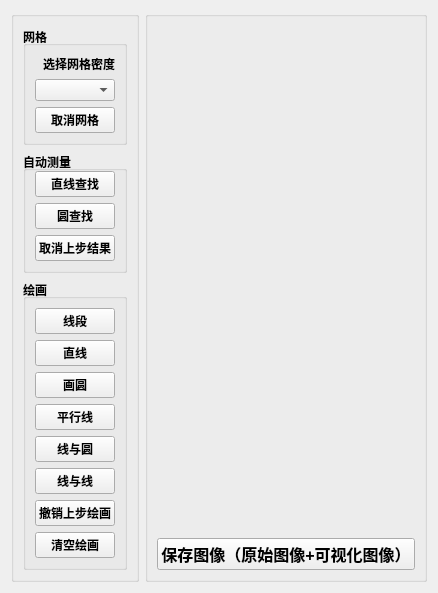
      <widget class="QWidget" name="tabFrontView">
       <attribute name="title">
        <string>对向视图</string>
       </attribute>
       <layout class="QHBoxLayout" name="horizontalLayout_21">
        <item>
         <widget class="QGroupBox" name="groupBox_19">
          <property name="font">
           <font>
            <pointsize>12</pointsize>
            <weight>75</weight>
            <bold>true</bold>
           </font>
          </property>
          <property name="acceptDrops">
           <bool>false</bool>
          </property>
          <property name="title">
           <string/>
          </property>
          <property name="flat">
           <bool>false</bool>
          </property>
          <layout class="QVBoxLayout" name="verticalLayout_14" stretch="1,1,3">
           <item>
            <widget class="QGroupBox" name="groupBox_20">
             <property name="font">
              <font>
               <pointsize>9</pointsize>
               <weight>75</weight>
               <bold>true</bold>
              </font>
             </property>
             <property name="contextMenuPolicy">
              <enum>Qt::DefaultContextMenu</enum>
             </property>
             <property name="layoutDirection">
              <enum>Qt::LeftToRight</enum>
             </property>
             <property name="autoFillBackground">
              <bool>false</bool>
             </property>
             <property name="title">
              <string>网格</string>
             </property>
             <property name="alignment">
              <set>Qt::AlignLeading|Qt::AlignLeft|Qt::AlignVCenter</set>
             </property>
             <property name="flat">
              <bool>false</bool>
             </property>
             <property name="checkable">
              <bool>false</bool>
             </property>
             <layout class="QVBoxLayout" name="verticalLayout_16">
              <item>
               <widget class="QLabel" name="label_6">
                <property name="sizePolicy">
                 <sizepolicy hsizetype="Preferred" vsizetype="Fixed">
                  <horstretch>0</horstretch>
                  <verstretch>0</verstretch>
                 </sizepolicy>
                </property>
                <property name="font">
                 <font>
                  <pointsize>9</pointsize>
                  <weight>75</weight>
                  <bold>true</bold>
                 </font>
                </property>
                <property name="text">
                 <string>选择网格密度</string>
                </property>
                <property name="alignment">
                 <set>Qt::AlignRight|Qt::AlignTrailing|Qt::AlignVCenter</set>
                </property>
               </widget>
              </item>
              <item>
               <widget class="QComboBox" name="cbGridDens_Front">
                <property name="sizePolicy">
                 <sizepolicy hsizetype="Preferred" vsizetype="Fixed">
                  <horstretch>0</horstretch>
                  <verstretch>0</verstretch>
                 </sizepolicy>
                </property>
               </widget>
              </item>
              <item>
               <widget class="QPushButton" name="btnCancelGrids_Front">
                <property name="sizePolicy">
                 <sizepolicy hsizetype="Minimum" vsizetype="Fixed">
                  <horstretch>0</horstretch>
                  <verstretch>0</verstretch>
                 </sizepolicy>
                </property>
                <property name="font">
                 <font>
                  <pointsize>9</pointsize>
                  <weight>75</weight>
                  <bold>true</bold>
                 </font>
                </property>
                <property name="text">
                 <string>取消网格</string>
                </property>
               </widget>
              </item>
             </layout>
            </widget>
           </item>
           <item>
            <widget class="QGroupBox" name="groupBox_22">
             <property name="font">
              <font>
               <pointsize>9</pointsize>
               <weight>75</weight>
               <bold>true</bold>
              </font>
             </property>
             <property name="contextMenuPolicy">
              <enum>Qt::DefaultContextMenu</enum>
             </property>
             <property name="layoutDirection">
              <enum>Qt::LeftToRight</enum>
             </property>
             <property name="autoFillBackground">
              <bool>false</bool>
             </property>
             <property name="title">
              <string>自动测量</string>
             </property>
             <property name="alignment">
              <set>Qt::AlignLeading|Qt::AlignLeft|Qt::AlignVCenter</set>
             </property>
             <property name="flat">
              <bool>false</bool>
             </property>
             <property name="checkable">
              <bool>false</bool>
             </property>
             <layout class="QVBoxLayout" name="verticalLayout_17">
              <property name="topMargin">
               <number>0</number>
              </property>
              <item>
               <widget class="QPushButton" name="btnLineDet_Front">
                <property name="sizePolicy">
                 <sizepolicy hsizetype="Minimum" vsizetype="Fixed">
                  <horstretch>0</horstretch>
                  <verstretch>0</verstretch>
                 </sizepolicy>
                </property>
                <property name="font">
                 <font>
                  <pointsize>9</pointsize>
                  <weight>75</weight>
                  <bold>true</bold>
                 </font>
                </property>
                <property name="text">
                 <string>直线查找</string>
                </property>
               </widget>
              </item>
              <item>
               <widget class="QPushButton" name="btnCircleDet_Front">
                <property name="sizePolicy">
                 <sizepolicy hsizetype="Minimum" vsizetype="Fixed">
                  <horstretch>0</horstretch>
                  <verstretch>0</verstretch>
                 </sizepolicy>
                </property>
                <property name="font">
                 <font>
                  <pointsize>9</pointsize>
                  <weight>75</weight>
                  <bold>true</bold>
                 </font>
                </property>
                <property name="text">
                 <string>圆查找</string>
                </property>
               </widget>
              </item>
              <item>
               <widget class="QPushButton" name="btnCan1StepDet_Front">
                <property name="sizePolicy">
                 <sizepolicy hsizetype="Minimum" vsizetype="Fixed">
                  <horstretch>0</horstretch>
                  <verstretch>0</verstretch>
                 </sizepolicy>
                </property>
                <property name="font">
                 <font>
                  <pointsize>9</pointsize>
                  <weight>75</weight>
                  <bold>true</bold>
                 </font>
                </property>
                <property name="text">
                 <string>取消上步结果</string>
                </property>
               </widget>
              </item>
             </layout>
            </widget>
           </item>
           <item>
            <widget class="QGroupBox" name="groupBox_26">
             <property name="font">
              <font>
               <pointsize>9</pointsize>
               <weight>75</weight>
               <bold>true</bold>
              </font>
             </property>
             <property name="layoutDirection">
              <enum>Qt::LeftToRight</enum>
             </property>
             <property name="title">
              <string>绘画</string>
             </property>
             <property name="alignment">
              <set>Qt::AlignLeading|Qt::AlignLeft|Qt::AlignVCenter</set>
             </property>
             <property name="flat">
              <bool>false</bool>
             </property>
             <property name="checkable">
              <bool>false</bool>
             </property>
             <layout class="QVBoxLayout" name="verticalLayout_18">
              <item>
               <widget class="QPushButton" name="btnDrawLine_Front">
                <property name="font">
                 <font>
                  <pointsize>9</pointsize>
                  <weight>75</weight>
                  <bold>true</bold>
                 </font>
                </property>
                <property name="text">
                 <string>线段</string>
                </property>
               </widget>
              </item>
              <item>
               <widget class="QPushButton" name="btnDrawStraight_Front">
                <property name="font">
                 <font>
                  <pointsize>9</pointsize>
                  <weight>75</weight>
                  <bold>true</bold>
                 </font>
                </property>
                <property name="text">
                 <string>直线</string>
                </property>
               </widget>
              </item>
              <item>
               <widget class="QPushButton" name="btnDrawCircle_Front">
                <property name="font">
                 <font>
                  <pointsize>9</pointsize>
                  <weight>75</weight>
                  <bold>true</bold>
                 </font>
                </property>
                <property name="text">
                 <string>画圆</string>
                </property>
               </widget>
              </item>
              <item>
               <widget class="QPushButton" name="btnDrawParallel_Front">
                <property name="font">
                 <font>
                  <pointsize>9</pointsize>
                  <weight>75</weight>
                  <bold>true</bold>
                 </font>
                </property>
                <property name="text">
                 <string>平行线</string>
                </property>
               </widget>
              </item>
              <item>
               <widget class="QPushButton" name="btnDrawLine_Circle_Front">
                <property name="font">
                 <font>
                  <pointsize>9</pointsize>
                  <weight>75</weight>
                  <bold>true</bold>
                 </font>
                </property>
                <property name="text">
                 <string>线与圆</string>
                </property>
               </widget>
              </item>
              <item>
               <widget class="QPushButton" name="btnDraw2Line_Front">
                <property name="font">
                 <font>
                  <pointsize>9</pointsize>
                  <weight>75</weight>
                  <bold>true</bold>
                 </font>
                </property>
                <property name="text">
                 <string>线与线</string>
                </property>
               </widget>
              </item>
              <item>
               <widget class="QPushButton" name="btnCan1StepDraw_Front">
                <property name="font">
                 <font>
                  <pointsize>9</pointsize>
                  <weight>75</weight>
                  <bold>true</bold>
                 </font>
                </property>
                <property name="text">
                 <string>撤销上步绘画</string>
                </property>
               </widget>
              </item>
              <item>
               <widget class="QPushButton" name="btnClearDrawings_Front">
                <property name="font">
                 <font>
                  <pointsize>9</pointsize>
                  <weight>75</weight>
                  <bold>true</bold>
                 </font>
                </property>
                <property name="text">
                 <string>清空绘画</string>
                </property>
               </widget>
              </item>
             </layout>
            </widget>
           </item>
          </layout>
         </widget>
        </item>
        <item>
         <widget class="QGroupBox" name="groupBox_23">
          <property name="sizePolicy">
           <sizepolicy hsizetype="Preferred" vsizetype="Preferred">
            <horstretch>0</horstretch>
            <verstretch>0</verstretch>
           </sizepolicy>
          </property>
          <property name="font">
           <font>
            <pointsize>12</pointsize>
            <weight>75</weight>
            <bold>true</bold>
           </font>
          </property>
          <property name="title">
           <string/>
          </property>
          <layout class="QGridLayout" name="gridLayout_9">
           <item row="0" column="0">
            <widget class="QLabel" name="lbFrontView_2">
             <property name="sizePolicy">
              <sizepolicy hsizetype="Expanding" vsizetype="Preferred">
               <horstretch>0</horstretch>
               <verstretch>0</verstretch>
              </sizepolicy>
             </property>
             <property name="text">
              <string/>
             </property>
             <property name="alignment">
              <set>Qt::AlignCenter</set>
             </property>
            </widget>
           </item>
           <item row="1" column="0">
            <widget class="QPushButton" name="btnSaveImage_Front">
             <property name="text">
              <string>保存图像（原始图像+可视化图像）</string>
             </property>
            </widget>
           </item>
          </layout>
         </widget>
        </item>
       </layout>
      </widget>
